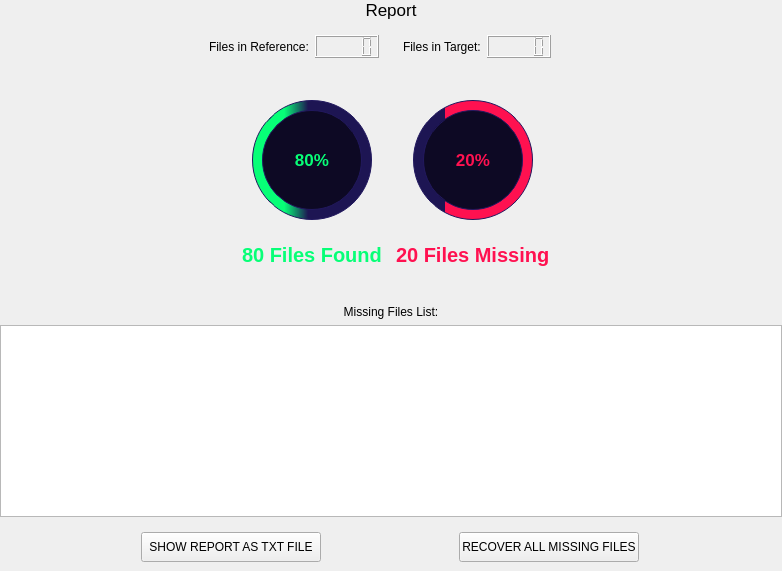
               <widget class="QWidget" name="reportPage">
                <layout class="QVBoxLayout" name="verticalLayout_18">
                 <property name="leftMargin">
                  <number>0</number>
                 </property>
                 <property name="topMargin">
                  <number>0</number>
                 </property>
                 <property name="rightMargin">
                  <number>0</number>
                 </property>
                 <property name="bottomMargin">
                  <number>0</number>
                 </property>
                 <item alignment="Qt::AlignTop">
                  <widget class="QLabel" name="label_12">
                   <property name="font">
                    <font>
                     <pointsize>13</pointsize>
                    </font>
                   </property>
                   <property name="text">
                    <string>Report</string>
                   </property>
                   <property name="alignment">
                    <set>Qt::AlignCenter</set>
                   </property>
                  </widget>
                 </item>
                 <item>
                  <widget class="QWidget" name="reportProgramContainer" native="true">
                   <property name="sizePolicy">
                    <sizepolicy hsizetype="Preferred" vsizetype="Expanding">
                     <horstretch>0</horstretch>
                     <verstretch>0</verstretch>
                    </sizepolicy>
                   </property>
                   <layout class="QHBoxLayout" name="horizontalLayout_9">
                    <property name="leftMargin">
                     <number>0</number>
                    </property>
                    <property name="topMargin">
                     <number>0</number>
                    </property>
                    <property name="rightMargin">
                     <number>0</number>
                    </property>
                    <property name="bottomMargin">
                     <number>0</number>
                    </property>
                    <item>
                     <widget class="QWidget" name="reportProgramSubContainer" native="true">
                      <property name="minimumSize">
                       <size>
                        <width>782</width>
                        <height>513</height>
                       </size>
                      </property>
                      <property name="maximumSize">
                       <size>
                        <width>1400</width>
                        <height>900</height>
                       </size>
                      </property>
                      <property name="styleSheet">
                       <string notr="true"/>
                      </property>
                      <layout class="QVBoxLayout" name="verticalLayout_21">
                       <property name="leftMargin">
                        <number>0</number>
                       </property>
                       <property name="topMargin">
                        <number>0</number>
                       </property>
                       <property name="rightMargin">
                        <number>0</number>
                       </property>
                       <property name="bottomMargin">
                        <number>0</number>
                       </property>
                       <item>
                        <layout class="QGridLayout" name="gridLayout">
                         <property name="sizeConstraint">
                          <enum>QLayout::SetDefaultConstraint</enum>
                         </property>
                         <item row="0" column="1">
                          <widget class="QWidget" name="widget_6" native="true">
                           <layout class="QHBoxLayout" name="horizontalLayout_23">
                            <item alignment="Qt::AlignRight">
                             <widget class="QLabel" name="label_22">
                              <property name="text">
                               <string>Files in Target:</string>
                              </property>
                             </widget>
                            </item>
                            <item alignment="Qt::AlignLeft">
                             <widget class="QLCDNumber" name="targetFilesNumberReadout"/>
                            </item>
                            <item>
                             <spacer name="horizontalSpacer_6">
                              <property name="orientation">
                               <enum>Qt::Horizontal</enum>
                              </property>
                              <property name="sizeHint" stdset="0">
                               <size>
                                <width>40</width>
                                <height>20</height>
                               </size>
                              </property>
                             </spacer>
                            </item>
                           </layout>
                          </widget>
                         </item>
                         <item row="0" column="0">
                          <widget class="QWidget" name="widget_2" native="true">
                           <layout class="QHBoxLayout" name="horizontalLayout_19">
                            <item>
                             <spacer name="horizontalSpacer_5">
                              <property name="orientation">
                               <enum>Qt::Horizontal</enum>
                              </property>
                              <property name="sizeHint" stdset="0">
                               <size>
                                <width>40</width>
                                <height>20</height>
                               </size>
                              </property>
                             </spacer>
                            </item>
                            <item alignment="Qt::AlignRight">
                             <widget class="QLabel" name="label_7">
                              <property name="text">
                               <string>Files in Reference:</string>
                              </property>
                             </widget>
                            </item>
                            <item alignment="Qt::AlignLeft">
                             <widget class="QLCDNumber" name="refFilesNumberReadout"/>
                            </item>
                           </layout>
                          </widget>
                         </item>
                        </layout>
                       </item>
                       <item>
                        <widget class="QWidget" name="widget_3" native="true">
                         <layout class="QHBoxLayout" name="horizontalLayout_20">
                          <item>
                           <widget class="QFrame" name="dataWheelReadoutsContainer">
                            <property name="minimumSize">
                             <size>
                              <width>0</width>
                              <height>0</height>
                             </size>
                            </property>
                            <property name="styleSheet">
                             <string notr="true">QFrame {

	border: none;
	border-radius: 12px;
}</string>
                            </property>
                            <property name="frameShape">
                             <enum>QFrame::NoFrame</enum>
                            </property>
                            <property name="frameShadow">
                             <enum>QFrame::Raised</enum>
                            </property>
                            <layout class="QGridLayout" name="gridLayout_3">
                             <item row="0" column="0">
                              <spacer name="horizontalSpacer_3">
                               <property name="orientation">
                                <enum>Qt::Horizontal</enum>
                               </property>
                               <property name="sizeHint" stdset="0">
                                <size>
                                 <width>40</width>
                                 <height>20</height>
                                </size>
                               </property>
                              </spacer>
                             </item>
                             <item row="0" column="1">
                              <widget class="QFrame" name="frame_15">
                               <property name="frameShape">
                                <enum>QFrame::NoFrame</enum>
                               </property>
                               <property name="frameShadow">
                                <enum>QFrame::Raised</enum>
                               </property>
                               <layout class="QGridLayout" name="gridLayout_2">
                                <property name="leftMargin">
                                 <number>5</number>
                                </property>
                                <property name="topMargin">
                                 <number>0</number>
                                </property>
                                <property name="rightMargin">
                                 <number>5</number>
                                </property>
                                <property name="bottomMargin">
                                 <number>5</number>
                                </property>
                                <property name="spacing">
                                 <number>5</number>
                                </property>
                                <item row="2" column="1" alignment="Qt::AlignHCenter">
                                 <widget class="QLabel" name="missingNumberReadout">
                                  <property name="font">
                                   <font>
                                    <pointsize>15</pointsize>
                                    <weight>75</weight>
                                    <bold>true</bold>
                                   </font>
                                  </property>
                                  <property name="styleSheet">
                                   <string notr="true"/>
                                  </property>
                                  <property name="text">
                                   <string>&lt;html&gt;&lt;head/&gt;&lt;body&gt;&lt;p&gt;&lt;span style=&quot; color:#ff1150;&quot;&gt;20 Files Missing&lt;/span&gt;&lt;/p&gt;&lt;/body&gt;&lt;/html&gt;</string>
                                  </property>
                                 </widget>
                                </item>
                                <item row="2" column="0">
                                 <widget class="QWidget" name="widget_9" native="true">
                                  <layout class="QHBoxLayout" name="horizontalLayout_35">
                                   <item alignment="Qt::AlignHCenter">
                                    <widget class="QLabel" name="matchedNumberReadout">
                                     <property name="font">
                                      <font>
                                       <pointsize>15</pointsize>
                                       <weight>75</weight>
                                       <bold>true</bold>
                                      </font>
                                     </property>
                                     <property name="styleSheet">
                                      <string notr="true"/>
                                     </property>
                                     <property name="text">
                                      <string>&lt;html&gt;&lt;head/&gt;&lt;body&gt;&lt;p&gt;&lt;span style=&quot; color:#07ff77;&quot;&gt;80 Files Found&lt;/span&gt;&lt;/p&gt;&lt;/body&gt;&lt;/html&gt;</string>
                                     </property>
                                    </widget>
                                   </item>
                                  </layout>
                                 </widget>
                                </item>
                                <item row="0" column="0">
                                 <widget class="QFrame" name="frame_35">
                                  <property name="styleSheet">
                                   <string notr="true"/>
                                  </property>
                                  <property name="frameShape">
                                   <enum>QFrame::NoFrame</enum>
                                  </property>
                                  <property name="frameShadow">
                                   <enum>QFrame::Raised</enum>
                                  </property>
                                  <layout class="QHBoxLayout" name="horizontalLayout_28">
                                   <property name="spacing">
                                    <number>5</number>
                                   </property>
                                   <property name="leftMargin">
                                    <number>5</number>
                                   </property>
                                   <property name="topMargin">
                                    <number>0</number>
                                   </property>
                                   <property name="rightMargin">
                                    <number>5</number>
                                   </property>
                                   <property name="bottomMargin">
                                    <number>0</number>
                                   </property>
                                   <item alignment="Qt::AlignHCenter|Qt::AlignVCenter">
                                    <widget class="QFrame" name="filesfoundRadialColorWheel">
                                     <property name="minimumSize">
                                      <size>
                                       <width>120</width>
                                       <height>120</height>
                                      </size>
                                     </property>
                                     <property name="maximumSize">
                                      <size>
                                       <width>120</width>
                                       <height>120</height>
                                      </size>
                                     </property>
                                     <property name="styleSheet">
                                      <string notr="true">background-color: qlineargradient(spread:pad, x1:0, y1:0, x2:1, y2:0, stop:0.267 rgba(7, 255, 119, 1), stop:0.467 rgba(29, 21, 83, 1));
border: 1px solid rgb(33, 24, 94);
border-radius: 60;</string>
                                     </property>
                                     <property name="frameShape">
                                      <enum>QFrame::NoFrame</enum>
                                     </property>
                                     <property name="frameShadow">
                                      <enum>QFrame::Raised</enum>
                                     </property>
                                     <layout class="QHBoxLayout" name="horizontalLayout_29">
                                      <item alignment="Qt::AlignHCenter">
                                       <widget class="QFrame" name="frame_31">
                                        <property name="minimumSize">
                                         <size>
                                          <width>100</width>
                                          <height>100</height>
                                         </size>
                                        </property>
                                        <property name="maximumSize">
                                         <size>
                                          <width>130</width>
                                          <height>130</height>
                                         </size>
                                        </property>
                                        <property name="styleSheet">
                                         <string notr="true">background-color: rgb(13, 9, 36);
border: 1px solid rgb(33, 24, 94);
border-radius: 50px;</string>
                                        </property>
                                        <property name="frameShape">
                                         <enum>QFrame::NoFrame</enum>
                                        </property>
                                        <property name="frameShadow">
                                         <enum>QFrame::Raised</enum>
                                        </property>
                                        <layout class="QHBoxLayout" name="horizontalLayout_30">
                                         <item>
                                          <widget class="QLabel" name="percentMatchedReadout">
                                           <property name="font">
                                            <font>
                                             <pointsize>13</pointsize>
                                             <weight>75</weight>
                                             <bold>true</bold>
                                            </font>
                                           </property>
                                           <property name="autoFillBackground">
                                            <bool>false</bool>
                                           </property>
                                           <property name="styleSheet">
                                            <string notr="true">color: rgb(7, 255, 119);
background-color: rgba(255, 255, 255, 0);
border-color: rgba(255, 255, 255, 0);</string>
                                           </property>
                                           <property name="text">
                                            <string>80%</string>
                                           </property>
                                           <property name="alignment">
                                            <set>Qt::AlignCenter</set>
                                           </property>
                                          </widget>
                                         </item>
                                        </layout>
                                       </widget>
                                      </item>
                                     </layout>
                                    </widget>
                                   </item>
                                  </layout>
                                 </widget>
                                </item>
                                <item row="0" column="1">
                                 <widget class="QFrame" name="frame_18">
                                  <property name="styleSheet">
                                   <string notr="true"/>
                                  </property>
                                  <property name="frameShape">
                                   <enum>QFrame::NoFrame</enum>
                                  </property>
                                  <property name="frameShadow">
                                   <enum>QFrame::Raised</enum>
                                  </property>
                                  <layout class="QHBoxLayout" name="horizontalLayout_31">
                                   <property name="spacing">
                                    <number>0</number>
                                   </property>
                                   <property name="leftMargin">
                                    <number>0</number>
                                   </property>
                                   <property name="topMargin">
                                    <number>0</number>
                                   </property>
                                   <property name="rightMargin">
                                    <number>0</number>
                                   </property>
                                   <property name="bottomMargin">
                                    <number>0</number>
                                   </property>
                                   <item>
                                    <widget class="QFrame" name="frame_38">
                                     <property name="styleSheet">
                                      <string notr="true"/>
                                     </property>
                                     <property name="frameShape">
                                      <enum>QFrame::NoFrame</enum>
                                     </property>
                                     <property name="frameShadow">
                                      <enum>QFrame::Raised</enum>
                                     </property>
                                     <layout class="QHBoxLayout" name="horizontalLayout_32">
                                      <item>
                                       <widget class="QFrame" name="filesmissingRadialColorWheel">
                                        <property name="minimumSize">
                                         <size>
                                          <width>120</width>
                                          <height>120</height>
                                         </size>
                                        </property>
                                        <property name="maximumSize">
                                         <size>
                                          <width>120</width>
                                          <height>120</height>
                                         </size>
                                        </property>
                                        <property name="layoutDirection">
                                         <enum>Qt::LeftToRight</enum>
                                        </property>
                                        <property name="styleSheet">
                                         <string notr="true">background-color: qlineargradient(spread:pad, x1:0, y1:0, x2:1, y2:0, stop:0.267 rgba(29, 21, 83, 1), stop:0.269 rgba(255, 17, 80, 1));
border: 1px solid rgb(33, 24, 94);
border-radius: 60;</string>
                                        </property>
                                        <property name="frameShape">
                                         <enum>QFrame::NoFrame</enum>
                                        </property>
                                        <property name="frameShadow">
                                         <enum>QFrame::Raised</enum>
                                        </property>
                                        <layout class="QHBoxLayout" name="horizontalLayout_33">
                                         <item alignment="Qt::AlignHCenter">
                                          <widget class="QFrame" name="frame_43">
                                           <property name="minimumSize">
                                            <size>
                                             <width>100</width>
                                             <height>100</height>
                                            </size>
                                           </property>
                                           <property name="maximumSize">
                                            <size>
                                             <width>130</width>
                                             <height>130</height>
                                            </size>
                                           </property>
                                           <property name="styleSheet">
                                            <string notr="true">background-color: rgb(13, 9, 36);
border: 1px solid rgb(33, 24, 94);
border-radius: 50px;</string>
                                           </property>
                                           <property name="frameShape">
                                            <enum>QFrame::NoFrame</enum>
                                           </property>
                                           <property name="frameShadow">
                                            <enum>QFrame::Raised</enum>
                                           </property>
                                           <layout class="QHBoxLayout" name="horizontalLayout_34">
                                            <item>
                                             <widget class="QLabel" name="percentMissingReadout">
                                              <property name="font">
                                               <font>
                                                <pointsize>13</pointsize>
                                                <weight>75</weight>
                                                <bold>true</bold>
                                               </font>
                                              </property>
                                              <property name="autoFillBackground">
                                               <bool>false</bool>
                                              </property>
                                              <property name="styleSheet">
                                               <string notr="true">color: rgb(255, 17, 80);
background-color: rgba(255, 255, 255, 0);
border-color: rgba(255, 255, 255, 0);</string>
                                              </property>
                                              <property name="text">
                                               <string>20%</string>
                                              </property>
                                              <property name="alignment">
                                               <set>Qt::AlignCenter</set>
                                              </property>
                                             </widget>
                                            </item>
                                           </layout>
                                          </widget>
                                         </item>
                                        </layout>
                                       </widget>
                                      </item>
                                     </layout>
                                    </widget>
                                   </item>
                                  </layout>
                                 </widget>
                                </item>
                               </layout>
                              </widget>
                             </item>
                             <item row="0" column="2">
                              <spacer name="horizontalSpacer_4">
                               <property name="orientation">
                                <enum>Qt::Horizontal</enum>
                               </property>
                               <property name="sizeHint" stdset="0">
                                <size>
                                 <width>40</width>
                                 <height>20</height>
                                </size>
                               </property>
                              </spacer>
                             </item>
                            </layout>
                           </widget>
                          </item>
                         </layout>
                        </widget>
                       </item>
                       <item>
                        <widget class="QLabel" name="label_24">
                         <property name="text">
                          <string>Missing Files List:</string>
                         </property>
                         <property name="alignment">
                          <set>Qt::AlignCenter</set>
                         </property>
                        </widget>
                       </item>
                       <item>
                        <widget class="QListWidget" name="reportMissingFileList">
                         <property name="alternatingRowColors">
                          <bool>true</bool>
                         </property>
                         <property name="selectionMode">
                          <enum>QAbstractItemView::SingleSelection</enum>
                         </property>
                        </widget>
                       </item>
                       <item>
                        <widget class="QWidget" name="widget_4" native="true">
                         <layout class="QHBoxLayout" name="horizontalLayout_21">
                          <item>
                           <widget class="QPushButton" name="show_report_txt_ProgramBtnType">
                            <property name="enabled">
                             <bool>true</bool>
                            </property>
                            <property name="minimumSize">
                             <size>
                              <width>180</width>
                              <height>30</height>
                             </size>
                            </property>
                            <property name="maximumSize">
                             <size>
                              <width>180</width>
                              <height>16777215</height>
                             </size>
                            </property>
                            <property name="cursor">
                             <cursorShape>PointingHandCursor</cursorShape>
                            </property>
                            <property name="toolTip">
                             <string>Show report in notepad</string>
                            </property>
                            <property name="text">
                             <string>SHOW REPORT AS TXT FILE</string>
                            </property>
                            <property name="icon">
                             <iconset resource="resources.qrc">
                              <normaloff>:/whiteicons/icons/light/file-text.svg</normaloff>:/whiteicons/icons/light/file-text.svg</iconset>
                            </property>
                           </widget>
                          </item>
                          <item>
                           <widget class="QPushButton" name="recoverMissingFiles2_ProgramBtnType">
                            <property name="enabled">
                             <bool>true</bool>
                            </property>
                            <property name="minimumSize">
                             <size>
                              <width>180</width>
                              <height>30</height>
                             </size>
                            </property>
                            <property name="maximumSize">
                             <size>
                              <width>180</width>
                              <height>16777215</height>
                             </size>
                            </property>
                            <property name="cursor">
                             <cursorShape>PointingHandCursor</cursorShape>
                            </property>
                            <property name="toolTip">
                             <string>Copy all missing files to target</string>
                            </property>
                            <property name="text">
                             <string>RECOVER ALL MISSING FILES</string>
                            </property>
                            <property name="icon">
                             <iconset resource="resources.qrc">
                              <normaloff>:/whiteicons/icons/light/server.svg</normaloff>:/whiteicons/icons/light/server.svg</iconset>
                            </property>
                           </widget>
                          </item>
                         </layout>
                        </widget>
                       </item>
                      </layout>
                     </widget>
                    </item>
                   </layout>
                  </widget>
                 </item>
                </layout>
               </widget>
